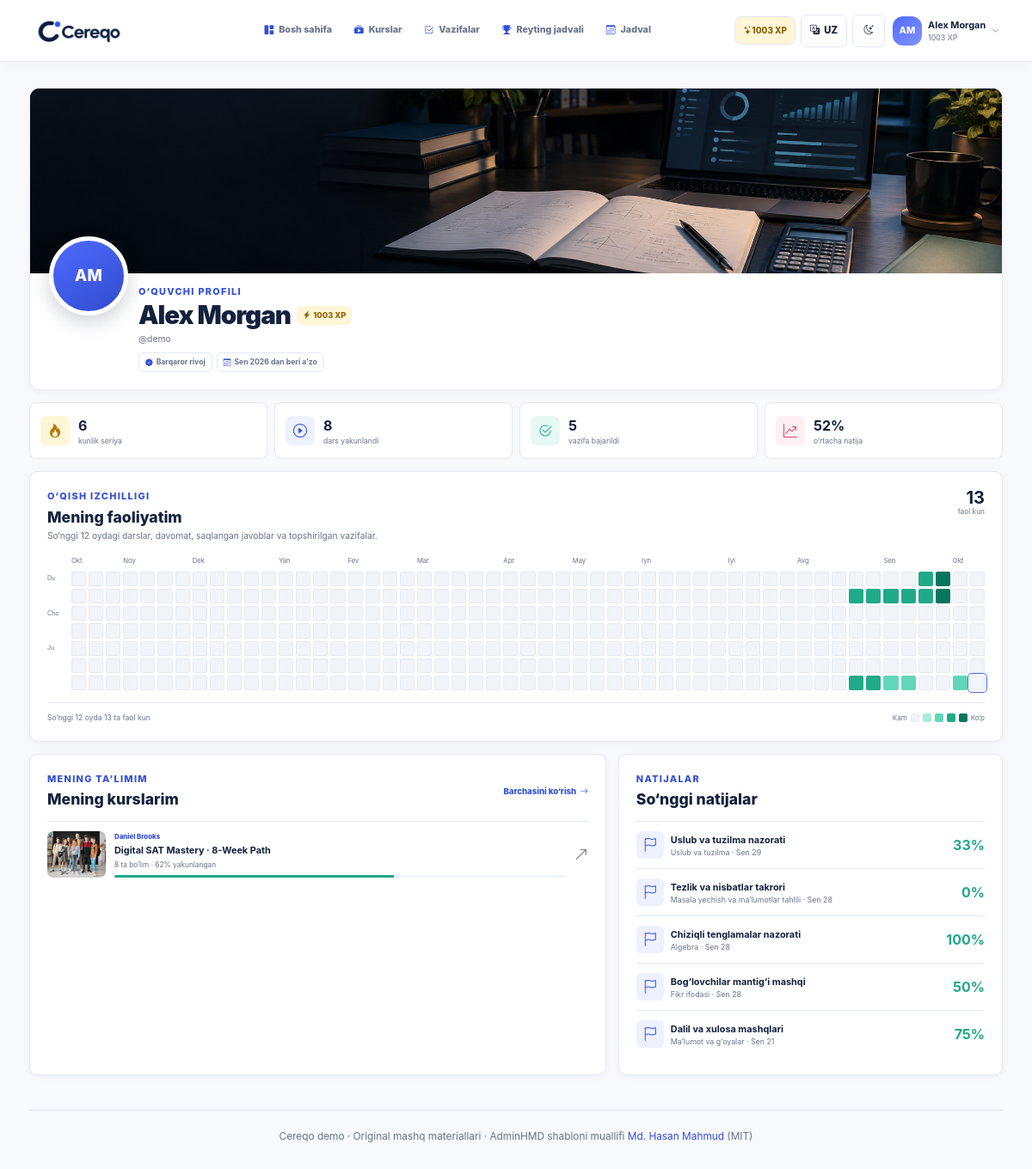
Before: /profile/ (signed in) with the older database file.
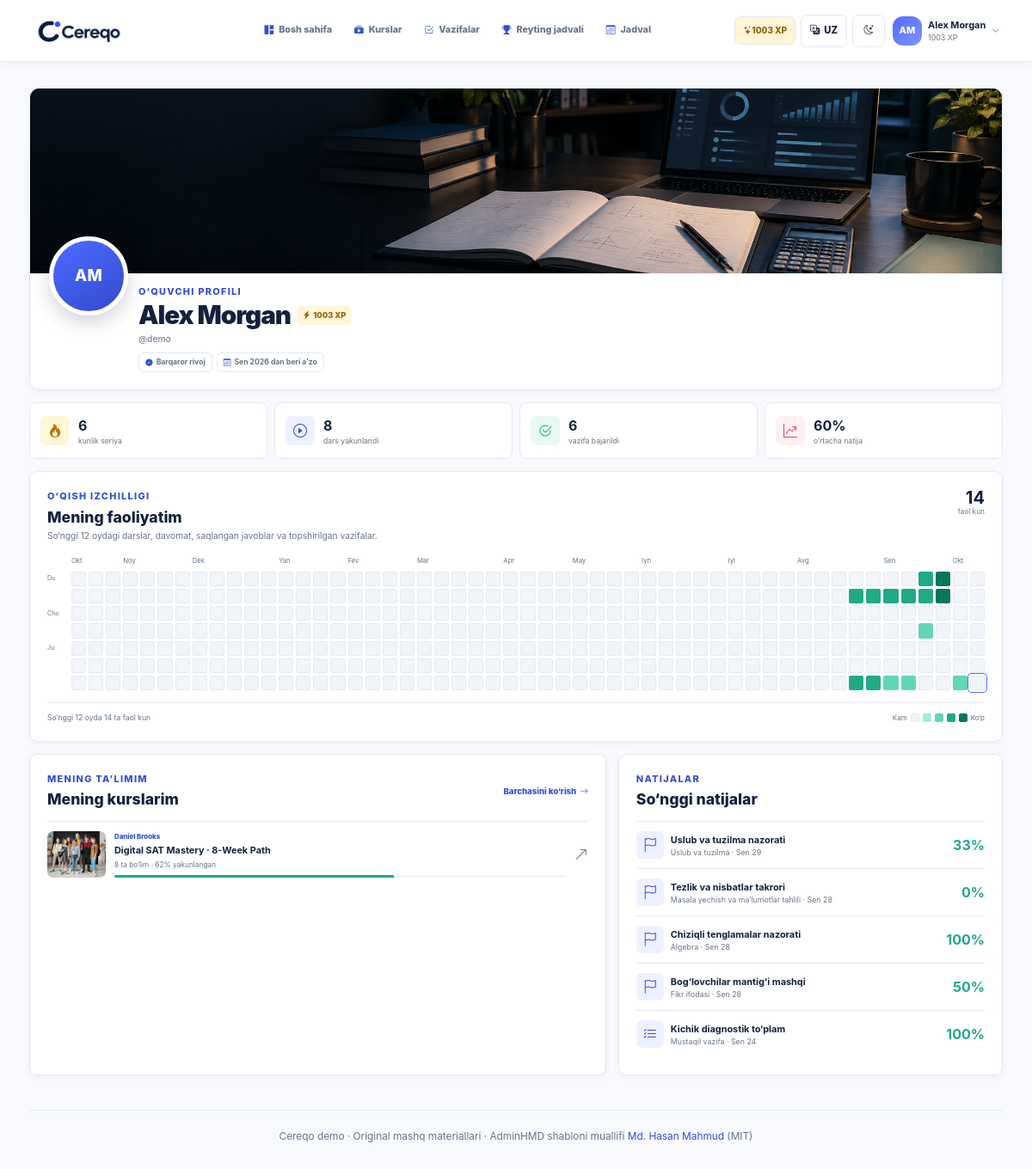
After: the same page with the newer database file.
### learning/models.py (models this page shows, shortened)
class Course(models.Model):
    title = models.CharField(max_length=160)
    code = models.SlugField(max_length=60, unique=True)
    description = models.TextField()
    instructor_name = models.CharField(max_length=100, default="Cereqo mentor")
    instructor_role = models.CharField(max_length=100, default="SAT mentor")
    cover_image = models.CharField(
        max_length=255,
        default="cereqo/img/mentors/cereqo-classroom.jpg",
    )
    start_date = models.DateField()
    end_date = models.DateField()
    target_score = models.PositiveSmallIntegerField(default=1400)
    is_active = models.BooleanField(default=True)
    class Meta:
        ordering = ["-is_active", "start_date", "id"]
    @property
    def progress_percent(self):
        lessons = Lesson.objects.filter(section__course=self)
        total = lessons.count()
        return round(sum(lessons.values_list("progress_percent", flat=True)) / total) if total else 0

class Submission(models.Model):
    student = models.ForeignKey(Student, on_delete=models.CASCADE, related_name="submissions")
    homework = models.ForeignKey(Homework, on_delete=models.CASCADE, related_name="submissions")
    started_at = models.DateTimeField(auto_now_add=True)
    updated_at = models.DateTimeField(auto_now=True)
    submitted_at = models.DateTimeField(null=True, blank=True)
    score = models.PositiveSmallIntegerField(null=True, blank=True)
    points_awarded = models.PositiveSmallIntegerField(default=0)
    class Meta:
        constraints = [
            models.UniqueConstraint(fields=["student", "homework"], name="unique_student_homework")
        ]

class Homework(models.Model):
    COURSE = "course"
    INDEPENDENT = "independent"
    KIND_CHOICES = [
        (COURSE, "Course checkpoint"),
        (INDEPENDENT, "Independent task"),
    ]
    lesson = models.OneToOneField(
        Lesson, on_delete=models.CASCADE, related_name="homework", null=True, blank=True
    )
    section = models.OneToOneField(
        CourseSection, on_delete=models.CASCADE, related_name="checkpoint", null=True, blank=True
    )
    kind = models.CharField(max_length=12, choices=KIND_CHOICES, default=COURSE, db_index=True)
    subject = models.CharField(max_length=10, choices=Lesson.SUBJECT_CHOICES, default="math")
    assigned_by = models.CharField(max_length=100, default="Cereqo academic team")
    title = models.CharField(max_length=160)
    description = models.TextField()
    deadline = models.DateTimeField()
    max_points = models.PositiveSmallIntegerField(default=100)
    sort_order = models.PositiveSmallIntegerField(default=0)
    class Meta:
        ordering = ["sort_order", "deadline"]

class CourseSection(models.Model):
    SUBJECT_CHOICES = [("math", "Math"), ("rw", "Reading & Writing")]
    course = models.ForeignKey(Course, on_delete=models.CASCADE, related_name="sections")
    title = models.CharField(max_length=160)
    domain = models.CharField(max_length=120)
    subject = models.CharField(max_length=10, choices=SUBJECT_CHOICES)
    description = models.TextField()
    start_date = models.DateField()
    end_date = models.DateField()
    order = models.PositiveSmallIntegerField(default=1)
    exam_weight_percent = models.PositiveSmallIntegerField(default=25)
    class Meta:
        ordering = ["course", "order", "id"]
        constraints = [
            models.UniqueConstraint(fields=["course", "order"], name="unique_course_section_order")
        ]

### learning/views.py (the view)
# urls.py: path("profile/", views.profile, name="profile"),
@login_required
def profile(request):
    student = _student(request)
    courses = list(
        Course.objects.filter(enrollments__student=student)
        .prefetch_related("sections__lessons")
        .distinct()
    )
    completed_submissions = student.submissions.filter(submitted_at__isnull=False)
    recent_submissions = completed_submissions.select_related(
        "homework__section__course", "homework__lesson"
    ).order_by("-submitted_at")[:5]
    completed_tasks = completed_submissions.count()
    average_score = completed_submissions.aggregate(average=Avg("score"))["average"]
    completed_lessons = Lesson.objects.filter(
        section__course__in=courses, progress_percent=100
    ).count()
    return render(
        request,
        "learning/profile.html",
        {
            "active_nav": None,
            "student": student,
            "courses": courses,
            "recent_submissions": recent_submissions,
            "completed_tasks": completed_tasks,
            "completed_lessons": completed_lessons,
            "average_score": round(average_score) if average_score is not None else None,
            "activity": _profile_activity(student),
        },
    )

### learning/context_processors.py (called while the page is built)
def demo_shell(request):
    student = student_for_user(request.user)
    return {"demo_student": student}

### learning/student_profiles.py (called while the page is built)
def student_for_user(user):
    if not user or not user.is_authenticated:
        return None
    try:
        return user.student_profile
    except Student.DoesNotExist:
        display_name = user.get_full_name() or user.email.split("@")[0] or user.get_username()
        display_name = _unique_name(display_name, user)
        return Student.objects.create(
            user=user,
            name=display_name,
            initials=_initials(display_name),
            badge="New learner",
        )

### learning/views.py (called while the page is built)
def _student(request):
    return student_for_user(request.user)

### templates/learning/profile.html (shortened to what the changed rows need)
{% extends 'base.html' %}{% load i18n static %}
{% block content %}
<section class="profile-banner">
  <div class="profile-identity">
    <div class="profile-identity-copy">
      <div class="profile-name-row"><h1>{{ student.name }}</h1><span class="profile-level"><i class="bi bi-lightning-charge-fill"></i>{{ student.points }} XP</span></div>
    </div>
  </div>
</section>
<section class="profile-stat-grid">
  <article><span class="profile-stat-icon stat-tests"><i class="bi bi-check2-circle"></i></span><span><strong>{{ completed_tasks }}</strong><small>{% translate "tasks completed" %}</small></span></article>
  <article><span><strong>{% if average_score is not None %}{{ average_score }}%{% else %}—{% endif %}</strong><small>{% translate "average score" %}</small></span></article>
</section>
<section class="surface-card profile-activity">
  <div class="profile-section-head"><div><h2>{% translate "My activity" %}</h2></div><div class="activity-summary"><strong>{{ activity.active_days }}</strong><span>{% translate "active days" %}</span></div></div>
  <div class="activity-scroll" tabindex="0" aria-label="{% translate 'Yearly learning activity chart' %}">
    <div class="activity-chart">
      <div class="activity-months">{% for month in activity.month_labels %}<span style="grid-column:{{ month.column }}">{{ month.date|date:'M' }}</span>{% endfor %}</div>
      <div class="activity-chart-body">
        <div class="activity-grid">{% for week in activity.weeks %}{% for day in week %}<span class="activity-cell activity-level-{{ day.level }}{% if day.is_today %} is-today{% endif %}" title="" aria-label=""></span>{% endfor %}{% endfor %}</div>
      </div>
    </div>
  </div>
  <div class="activity-footer"><span></span><div class="activity-legend"><small>{% translate "Less" %}</small>{% for level in "01234" %}<i class="activity-level-{{ level }}"></i>{% endfor %}<small>{% translate "More" %}</small></div></div>
</section>
<div class="profile-content-grid">
  <section class="surface-card profile-courses">
    <div class="profile-section-head compact"><div><h2>{% translate "My courses" %}</h2></div></div>
    <div class="profile-course-list">{% for course in courses %}<a class="profile-course-card" href="{% url 'learning:course_detail' course.id %}"><img src="{% static course.cover_image %}" alt=""><span class="profile-course-copy"><small>{% translate course.instructor_name %}</small><strong>{% translate course.title %}</strong><span>{{ course.sections.count }} {% translate "sections" %} · {{ course.progress_percent }}% {% translate "complete" %}</span><i class="mini-track"><b style="width:{{ course.progress_percent }}%"></b></i></span><i class="bi bi-arrow-up-right"></i></a>{% empty %}<div class="empty-state"><i class="bi bi-journal-bookmark"></i><h2>{% translate "No enrolled courses" %}</h2><p>{% translate "Choose a course to start building your SAT plan." %}</p><a class="btn btn-primary app-btn" href="{% url 'learning:learn' %}">{% translate "Browse courses" %}</a></div>{% endfor %}</div>
  </section>
  <section class="surface-card profile-results">
    <div class="profile-section-head compact"><div><p class="eyebrow">{% translate "Performance" %}</p><h2>{% translate "Recent results" %}</h2></div></div>
    <div class="profile-result-list">{% for submission in recent_submissions %}<a class="result-row" href="{% url 'learning:homework_detail' submission.homework.id %}"><span class="result-type-icon"><i class="bi {% if submission.homework.section %}bi-flag{% else %}bi-list-check{% endif %}"></i></span><span><strong>{% translate submission.homework.title %}</strong><small>{% if submission.homework.section %}{% translate submission.homework.section.domain %}{% else %}{% translate "Independent task" %}{% endif %} · {{ submission.submitted_at|date:'M j' }}</small></span><b>{{ submission.score }}%</b></a>{% empty %}<div class="empty-state"><i class="bi bi-clipboard-data"></i><h2>{% translate "No results yet" %}</h2><p>{% translate "Completed tasks will appear here." %}</p></div>{% endfor %}</div>
  </section>
</div>
{% endblock %}

Changed rows visible on the page:
no longer on this page (row unchanged): Submission: submitted_at "Sen 21", score "75"
added Submission: submitted_at "Sen 24", score "100"
Other visible differences:
{{ completed_tasks }}: "5" → "6"
{{ average_score }}: "52" → "60"
{{ activity.active_days }}: "13" → "14"
text no longer shown: "So‘nggi 12 oyda 13 ta faol kun"
text now shown: "So‘nggi 12 oyda 14 ta faol kun"
